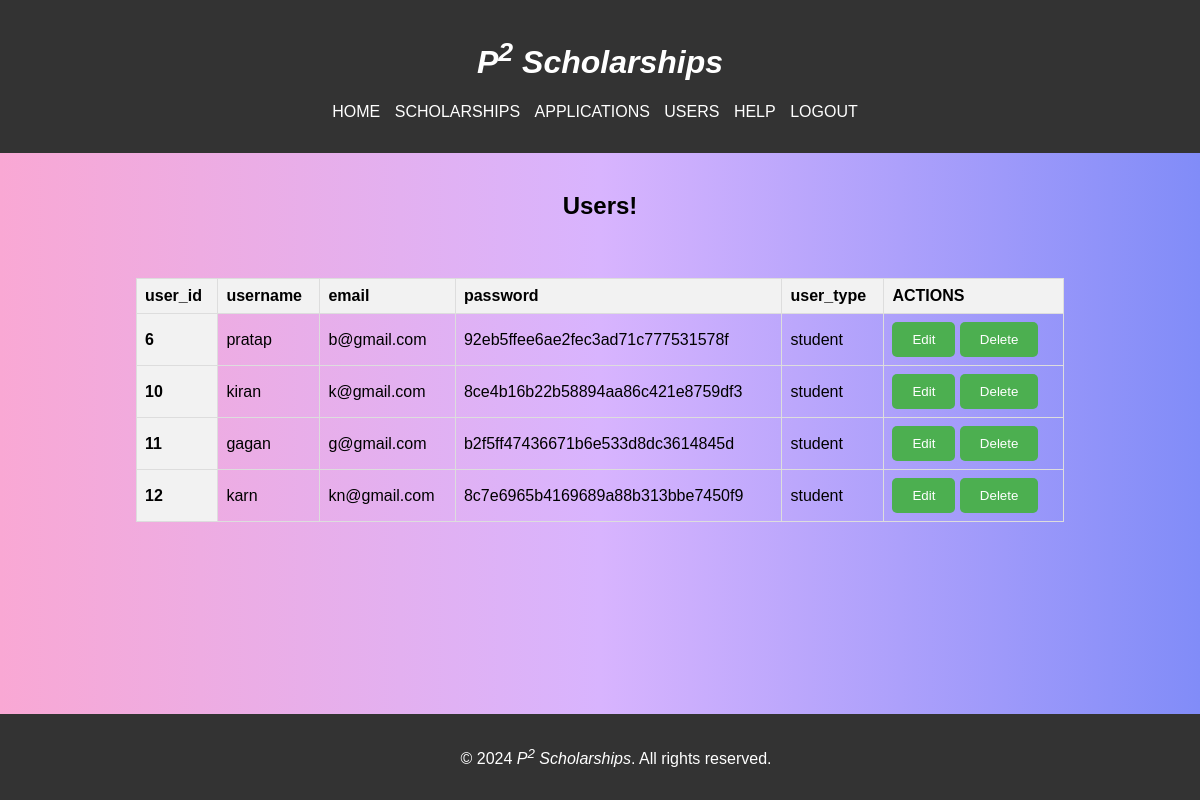
Page /user_disp.php (signed in) on the committed database.
### tables this page shows
CREATE TABLE `registration_data` (
  `user_id` int(11) NOT NULL,
  `username` varchar(40) NOT NULL,
  `email` varchar(40) NOT NULL,
  `password` varchar(40) NOT NULL,
  `user_type` varchar(40) NOT NULL
);

### user_disp.php (the view, shortened to what this page needs)
<!DOCTYPE html>
<html lang="en">
<head>
    <link rel="stylesheet" href="style3.css">
</head>
<body style="background:linear-gradient(to right, rgb(249, 168, 212), rgb(216, 180, 254), rgb(129, 140, 248));">
    <header>
        <h1><i>P<sup>2</sup> Scholarships</i></h1>
        <nav>
            <ul>
                <li><a href="Admin_page.php">HOME</a></li>
                <li><a href="admin_sch.php">SCHOLARSHIPS</a></li>
                <li><a href="admin_app.php">APPLICATIONS</a></li>
                <li><a href="user_disp.php">USERS</a></li>
                <li><a href="#">HELP</a></li>
                <li><a href="logout.php">LOGOUT</a></li>
            </ul>
        </nav>
    </header>
    <main>
        <section>
            <center><h2>Users!</h2><br>
            <div class="container my-4">
              <table border=1>
              <thead>
                <tr>
                  <th>user_id</th>
                  <th>username</th>
                  <th>email</th>
                  <th>password</th>
                  <th>user_type</th>
                  <th>ACTIONS</th>
                </tr>
              </thead>
              <tbody>
                <?php
                  @include 'config.php';
                  $sql = "select * from registration_data where user_type != 'admin'";
                  $result = $conn->query($sql);
                  while($row=$result->fetch_assoc()){
                    echo "
                <tr>
                  <th>$row[user_id]</th>
                  <td>$row[username]</td>
                  <td>$row[email]</td>
                  <td>$row[password]</td>
                  <td>$row[user_type]</td>
                  <td>
                    <button><a href='edit_user.php?user_id=$row[user_id]'>Edit</a></button>
                    <button><a href='delete_user.php?user_id=$row[user_id]'>Delete</a></button>
                  </td>
                </tr>
                ";
              }
            ?>
          </tbody>
        </table>
      </div>
    </section>
    </main>
    <footer>
        <p>&copy; 2024 <i>P<sup>2</sup> Scholarships</i>. All rights reserved.</p>
    </footer>
</body>
</html>

### style3.css (style rules this page uses)
body { font-family: Arial, sans-serif; margin: 0; padding: 0; }
header { background-color: #333; color: #fff; padding: 1em; text-align: center; }
nav ul { list-style: none; padding: 0; }
nav ul li { display: inline; margin-right: 10px; }
nav a { text-decoration: none; color: #fff; }
main { padding: 20px; }
footer { background-color: #333; color: #fff; padding: 1em; text-align: center; position: fixed; bottom: 0; width: 100%; }

### user_disp.php (style rules this page uses)
table { border-collapse: collapse; width: 80%; margin: 20px auto; }
th, td { border: 1px solid #ddd; padding: 8px; text-align: left; }
th { background-color: #f2f2f2; }
button { padding: 10px 20px; background-color: #4CAF50; color: white; border: none; border-radius: 5px; text-decoration: none; cursor: pointer; }
button a { color: white; text-decoration: none; }

### rows in the picture
registration_data: user_id "6", username "pratap", email "b@gmail.com", password "92eb5ffee6ae2fec3ad71c777531578f", user_type "student"
registration_data: user_id "10", username "kiran", email "k@gmail.com", password "8ce4b16b22b58894aa86c421e8759df3", user_type "student"
registration_data: user_id "11", username "gagan", email "g@gmail.com", password "b2f5ff47436671b6e533d8dc3614845d", user_type "student"
registration_data: user_id "12", username "karn", email "kn@gmail.com", password "8c7e6965b4169689a88b313bbe7450f9", user_type "student"
